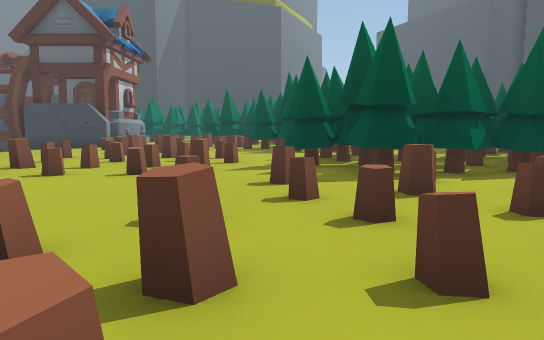
[1] (above)

24 first-person views from a walk through a scene from a Unity 3-D project. The camera is 1.5 m above the floor, tilts 6° down and sees 70° across. The floor is counted in squares, 2 m on a side. Each view is taken from the middle of a square. On the plan, view 1 faces up. The plan holds only what a view shows up to about 12 squares ahead; the rest is blank. The place goes on beyond the plan. The player is left out. Some animated figures are not drawn. Some surface patterns are stand-ins.

[2]
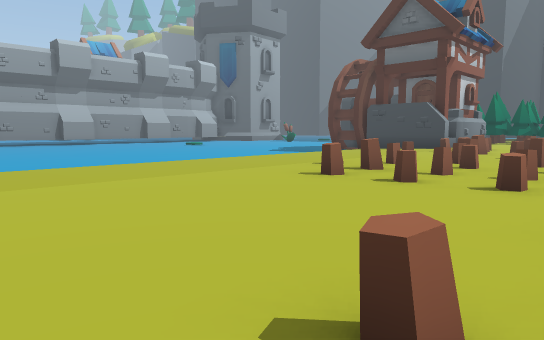

[3]
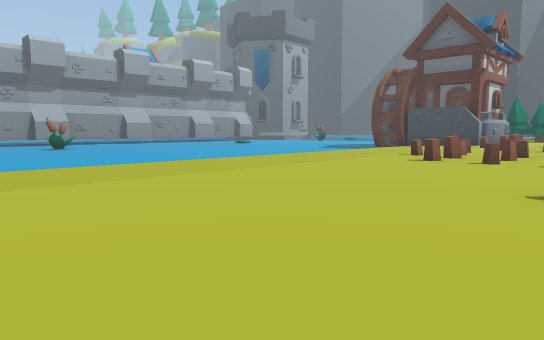

[4]
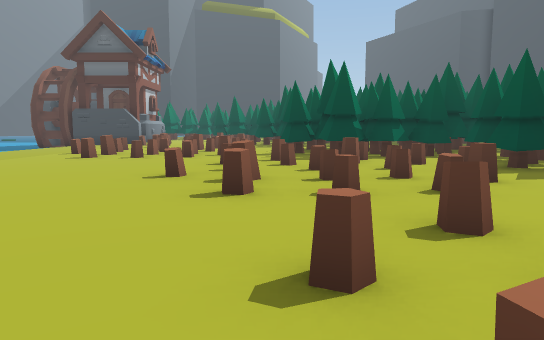

[5]
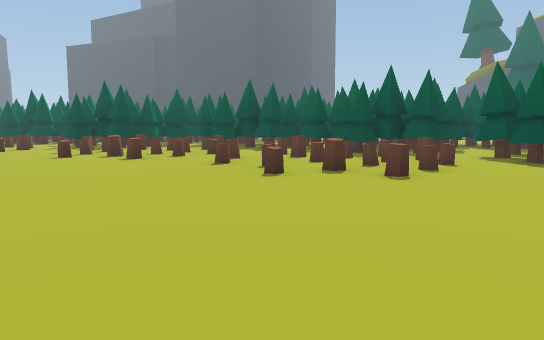

[6]
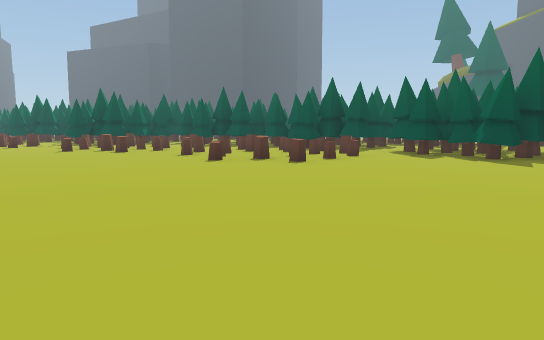

[7]
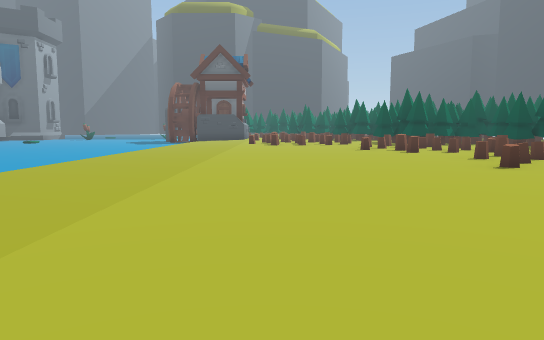

[8]
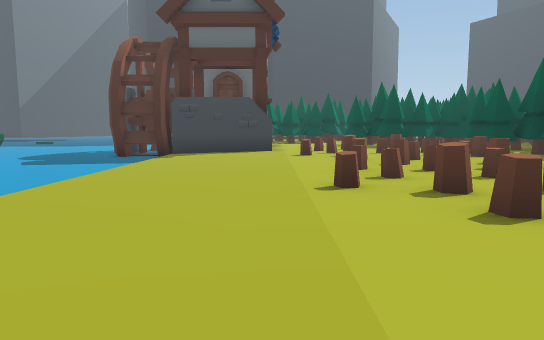

[9]
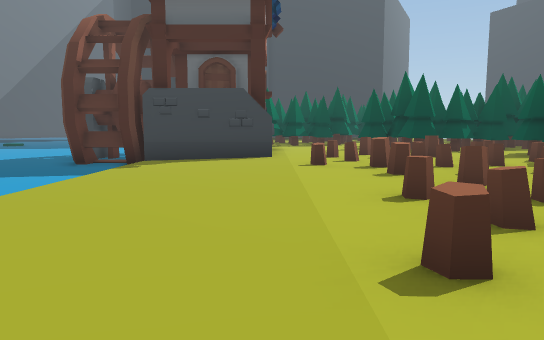

[10]
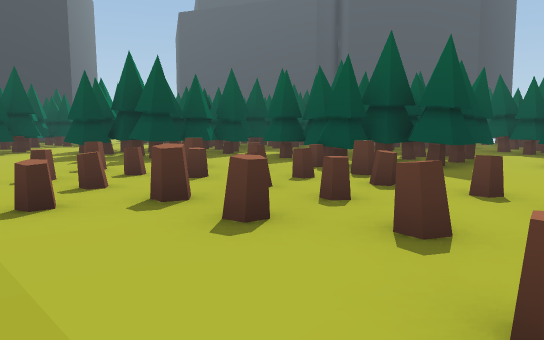

[11]
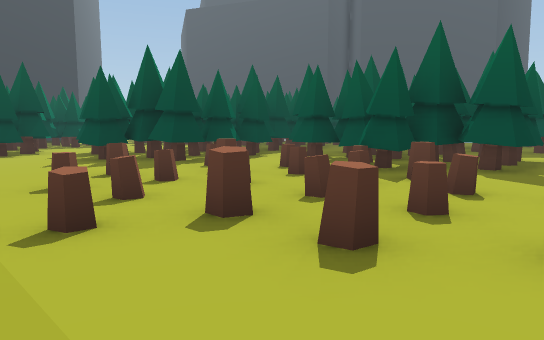

[12]
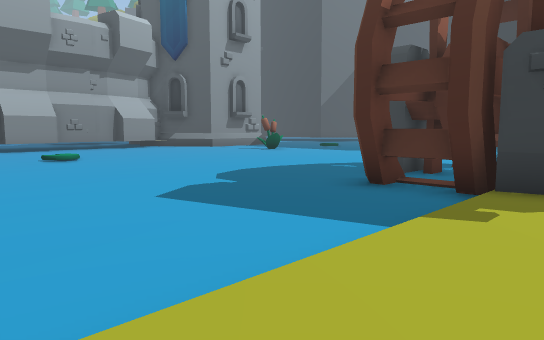

[13]
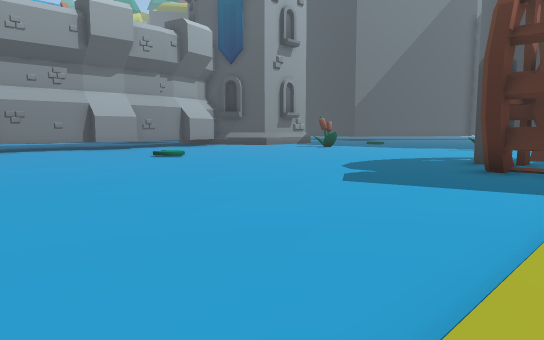

[14]
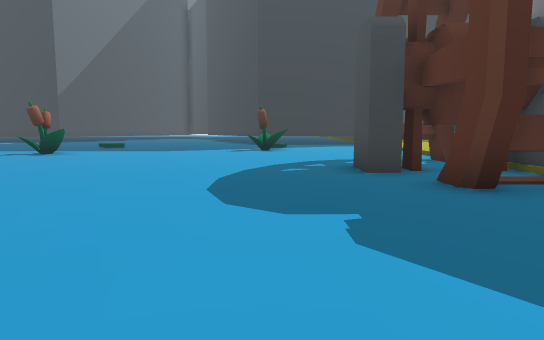

[15]
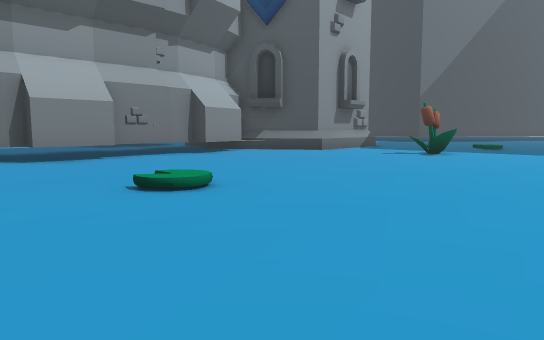

[16]
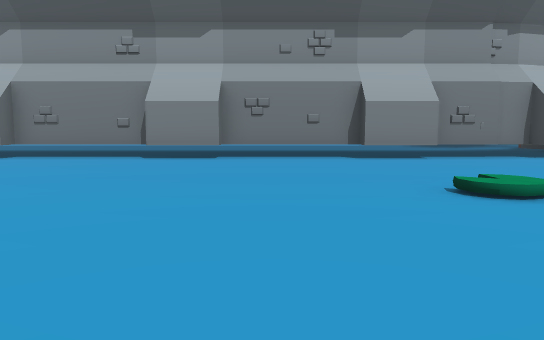

[17]
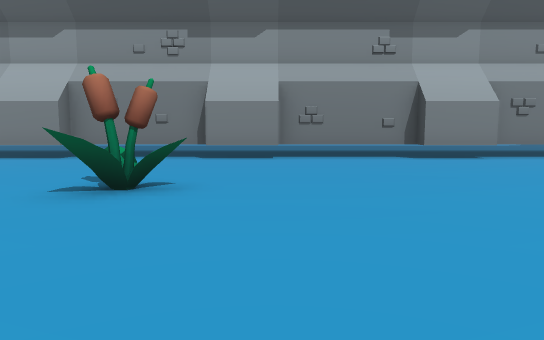

[18]
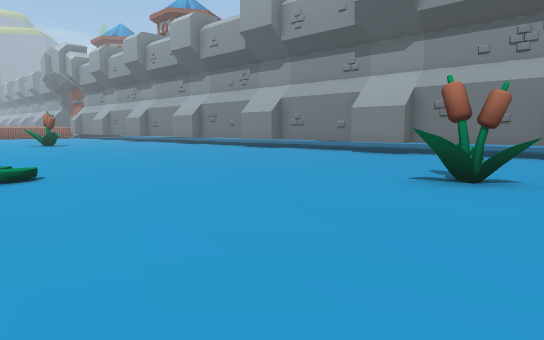

[19]
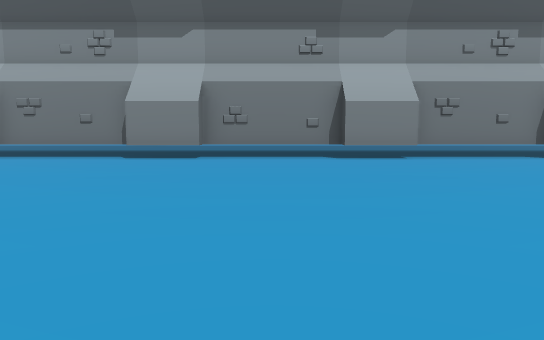

[20]
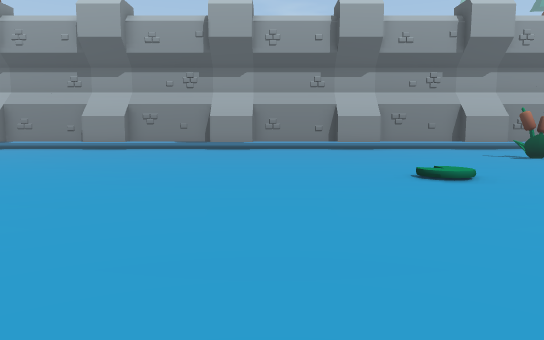

[21]
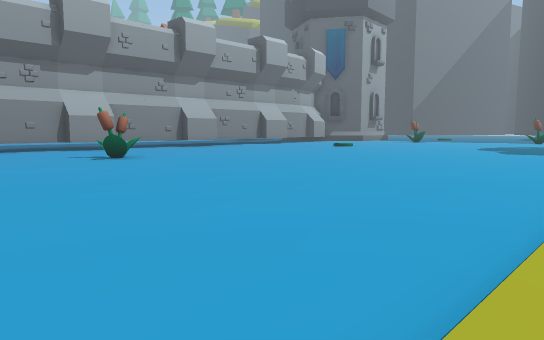

[22]
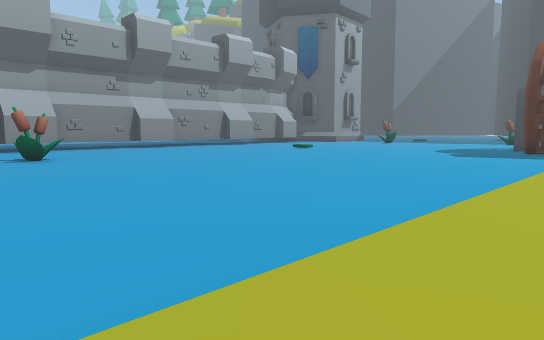

[23]
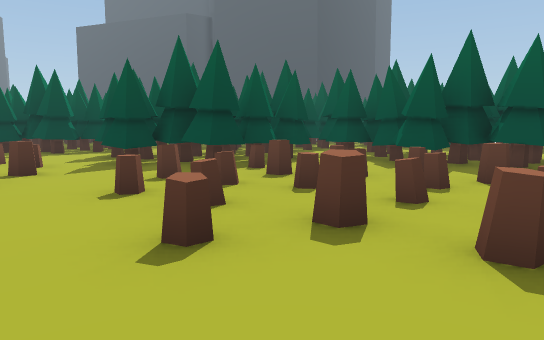

[24]
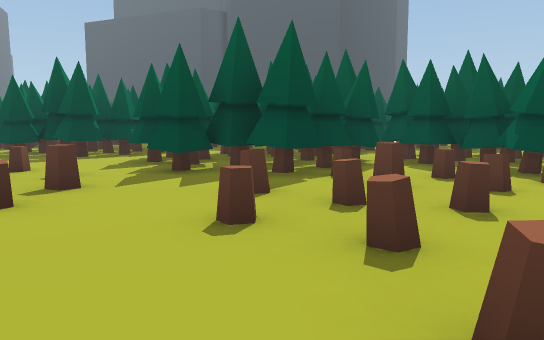

### Floor plan
Key: @ floor where view 1 was taken; # wall or solid block; . main floor; : floor 0.25 m higher than the main floor; + floor 0.5 m higher than the main floor; / step, stairs or slope; ^ raised ledge; O other object.
Columns run from 28 left of view 1 to 5 right of it. Each row starts with its distance up from view 1.
 24      .OO........        O
 23      ..O........       O+OO
 22     ............##     +++OO
 21    ..............#     ++OOO
 20   ................     ++OOO O
 19 ^#.............####   ++++OOOO
 18 ^.................#  ++++++++O
 17 ^...............#####+++O+O+OO O
 16  #................::++++OO+OOOOO
 15  ^................::+++OO+OOOOOOO
 14 ^.................::++OO+O+++OOOO
 13 ^.................::+++++++++OOO
 12 ^.................::+++O++++++++
 11 ^.................::++++O+O+++OOO
 10  ^................::+++OOO+O+OOOO
  9  #......  ........::+++OO+OO++OOOO
  8 ^.......  ........::++O+++O++OOOOO
  7 ^.................::+++O++++++OOOO
  6 ^.................::+++O++++++OO+O
  5  #................::++++++++O+O+++
  4  ^....O...........::+++++++OO++O+O
  3 ^.....OO..........::+++++++O+O+O+O
  2 ^.................::++++++O+OOO+++
  1 ^.................::+++++++++OO++
  0 ^.................::++++++++@+++
 -1  ^................::+++++++++O+O
 -2  #........./......::++++++++O++O O
 -3 ^.................::++++++++++O+OO
 -4 ^................ ::+++++++++++++O
 -5 ^................ ::+++++++++OO+O+
 -6  #...............  :+++++++++OOO++
 -7  ^...............  :+++++++++++++O
 -8 ^..............     +++++++++++++O
 -9 ^.... ........       ++++++++++++O
-10 ^...  ......         +++++++++++++
-11 ^.    .....           +++++++++
-12  ^    ...             ++++

Where each view was taken, in squares from view 1:
view 1: 0 up, 0 right, facing up
view 2: 1 up, 1 left, facing up-left
view 3: 3 down, 1 left, facing up-left
view 4: 4 down, 0 right, facing up
view 5: 9 down, 5 left, facing up-right
view 6: 12 down, 6 left, facing up-right
view 7: 12 down, 5 left, facing up
view 8: 3 up, 7 left, facing up
view 9: 6 up, 7 left, facing up
view 10: 10 up, 7 left, facing up-right
view 11: 11 up, 7 left, facing up-right
view 12: 11 up, 9 left, facing up-left
view 13: 8 up, 10 left, facing up-left
view 14: 12 up, 15 left, facing up
view 15: 12 up, 17 left, facing up-left
view 16: 12 up, 17 left, facing left
view 17: 5 up, 17 left, facing left
view 18: 5 up, 16 left, facing down-left
view 19: 4 down, 17 left, facing left
view 20: 5 down, 10 left, facing left
view 21: 2 down, 10 left, facing up-left
view 22: 0 up, 9 left, facing up-left
view 23: 0 up, 3 left, facing up-right
view 24: 2 up, 3 left, facing up-right
